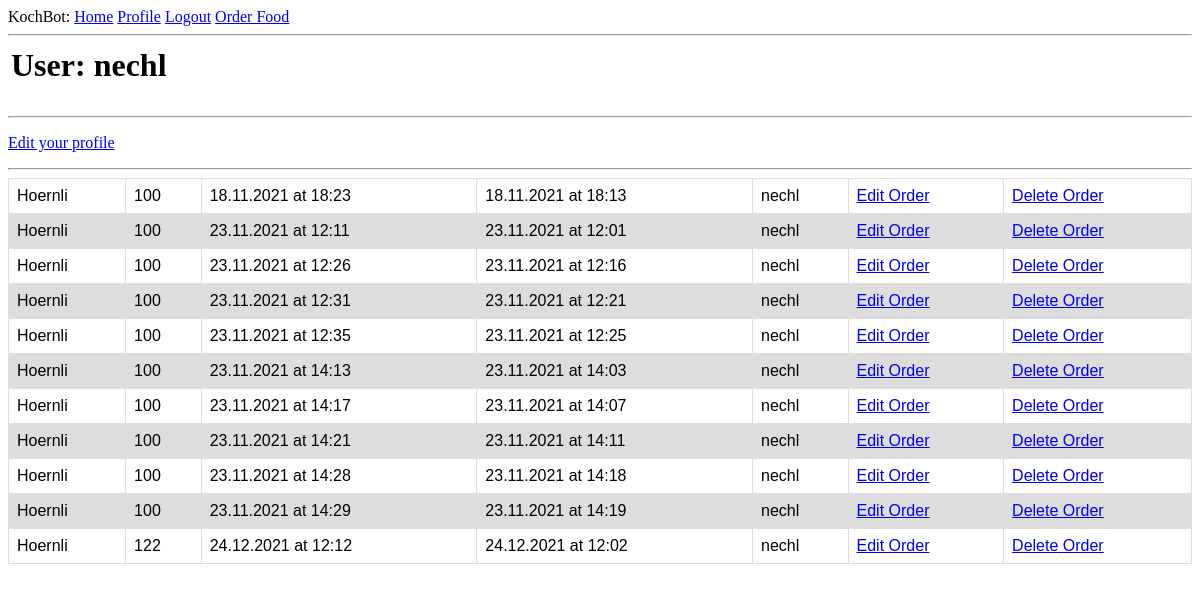
The page /user/nechl (signed in) on the database as committed earlier.
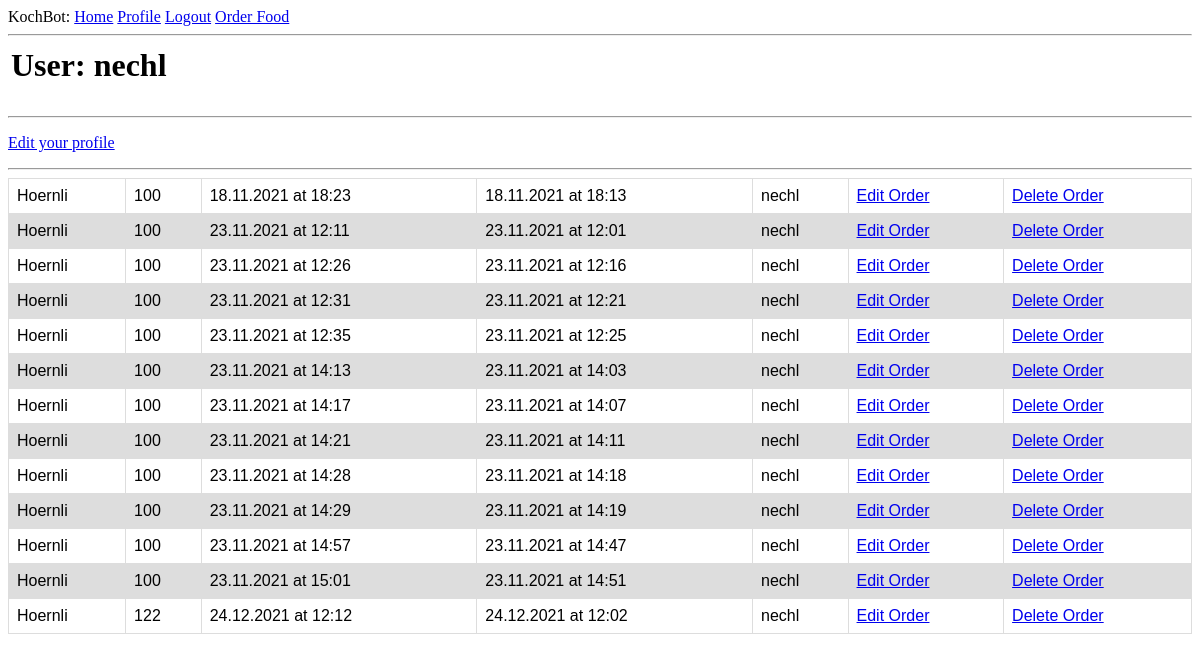
The same page on the database as committed later.
### app/models.py (models this page shows, shortened)
class Order(db.Model):
    id = db.Column(db.Integer, primary_key = True)
    food = db.Column(db.String(140))
    timestamp = db.Column(db.DateTime,  default=datetime.utcnow)
    amount = db.Column(db.Integer())
    finished_at = db.Column(db.DateTime, index = True)
    start_at = db.Column(db.DateTime)
    user_id = db.Column(db.Integer, db.ForeignKey('user.id'))
    cooking = db.Column(db.Boolean, default = False)

### app/routes.py (the view)
@app.route('/user/<username>')
@login_required
def user(username):
    user = User.query.filter_by(username=username).first_or_404()
    orders = Order.query.order_by(Order.finished_at.asc()).all()
    return render_template('user.html', user=user, orders=orders)

### app/models.py (called while the page is built)
@login.user_loader
def load_user(id):
    return User.query.get(int(id))

### app/templates/user.html
{% extends "base.html" %}
{% block content %}
    <table>
        <tr valign="top">
            <td><h1>User: {{ user.username }}</h1></td>
        </tr>
    </table>
    <hr>
    {% if user == current_user %}
        <p><a href="{{ url_for('edit_profile') }}">Edit your profile</a></p>
    {% endif %}
    <hr>
    <table id="orders">
        {% for order in orders %}
            {% include '_order.html' %}
        {% endfor %}
    </table>
{% endblock %}

### app/templates/_order.html
<tr id="orders">
    <th id="orders">{{ order.food }}</th>
    <th id="orders">{{ order.amount }}</th>
    <th id="orders">{{ order.finished_at.strftime("%d.%m.%Y at %H:%M") }}</th>
    <th id="orders">{{ order.start_at.strftime("%d.%m.%Y at %H:%M") }}</th>
    <th id="orders">{{ order.user_id }}</th>
    <th id="orders"><a href="{{ url_for('edit_order', id=order.id) }}">Edit Order</a></th>
    <th id="orders"><a href="{{ url_for('delete_order', id=order.id) }}">Delete Order</a></th>
</tr>

Rows that differ between the two databases and show on the page:
added Order: food "Hoernli", amount "100", finished_at "23.11.2021 at 14:57", start_at "23.11.2021 at 14:47", user_id "nechl"
added Order: food "Hoernli", amount "100", finished_at "23.11.2021 at 15:01", start_at "23.11.2021 at 14:51", user_id "nechl"
